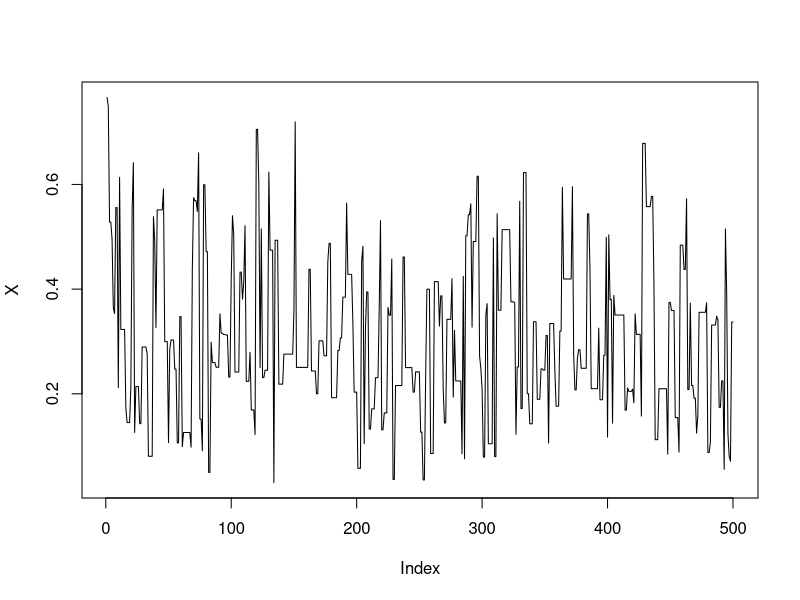
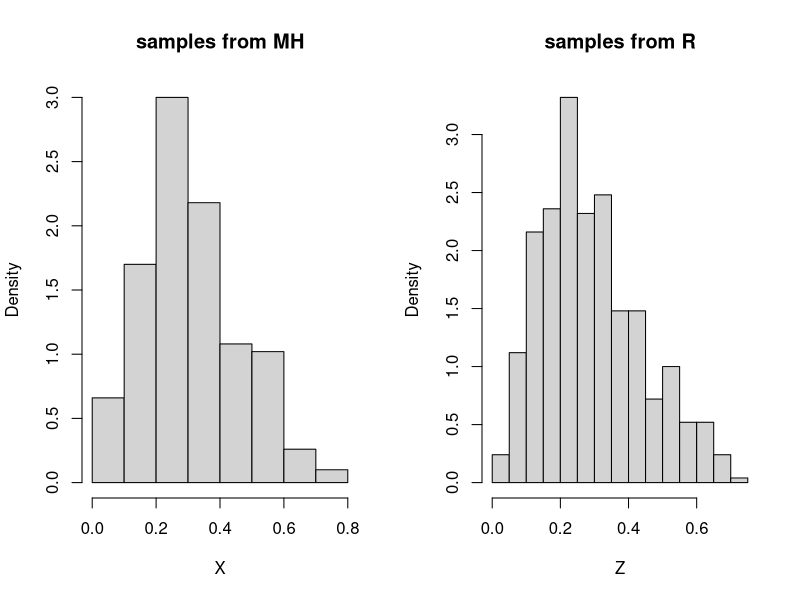
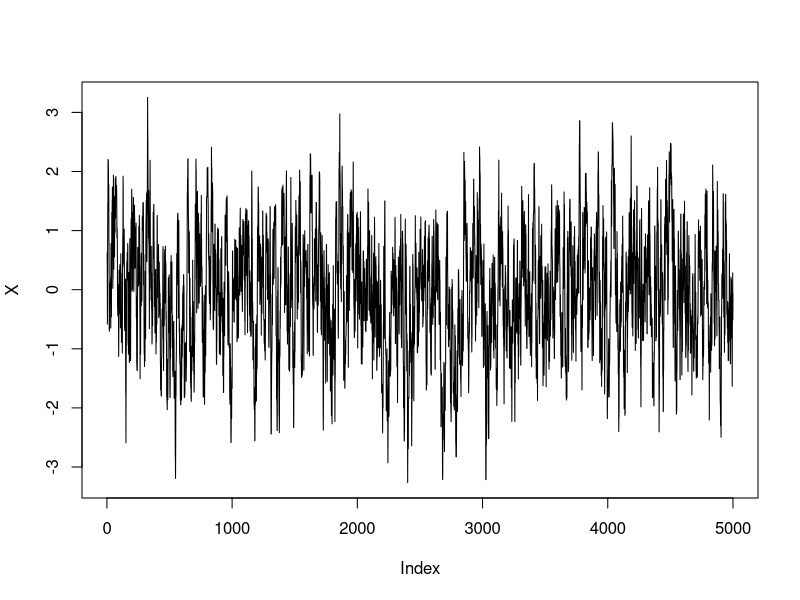
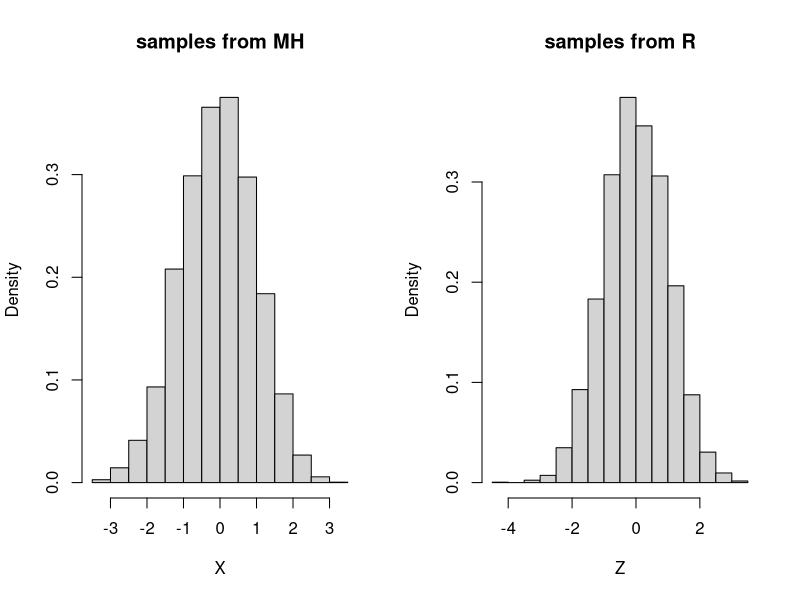
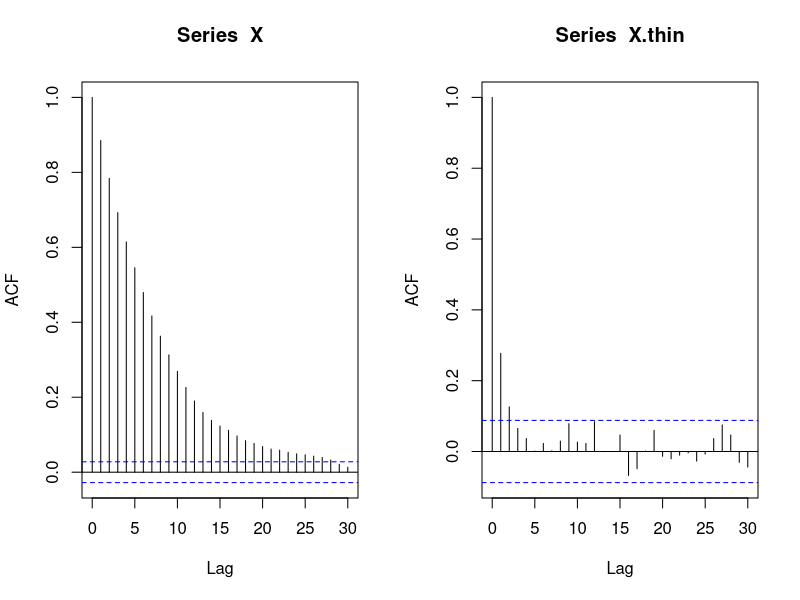
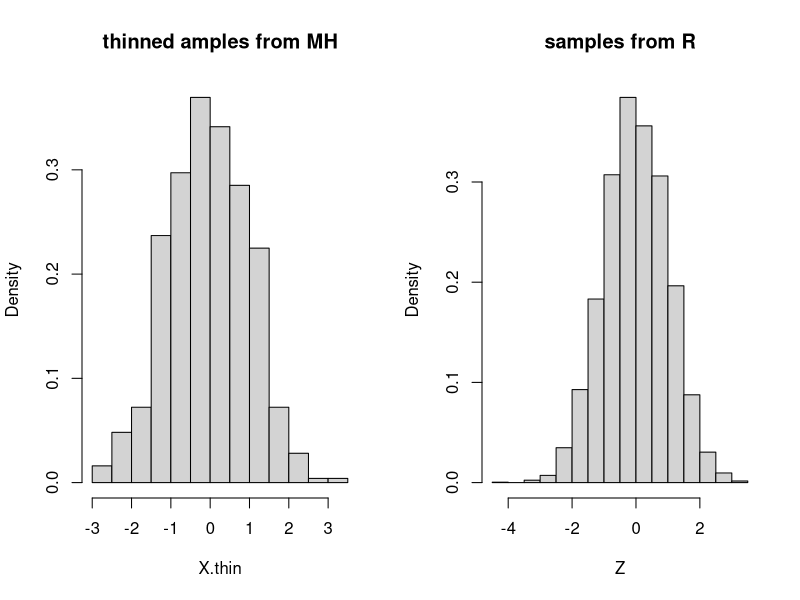
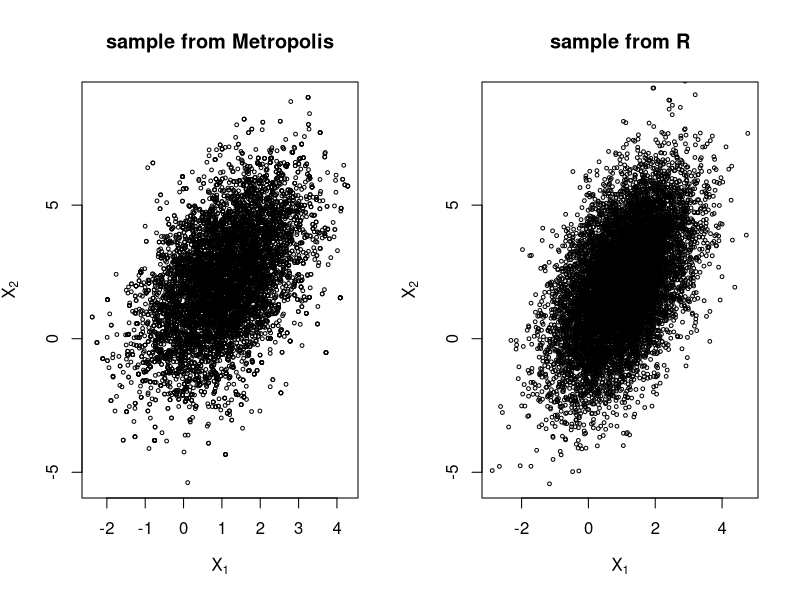
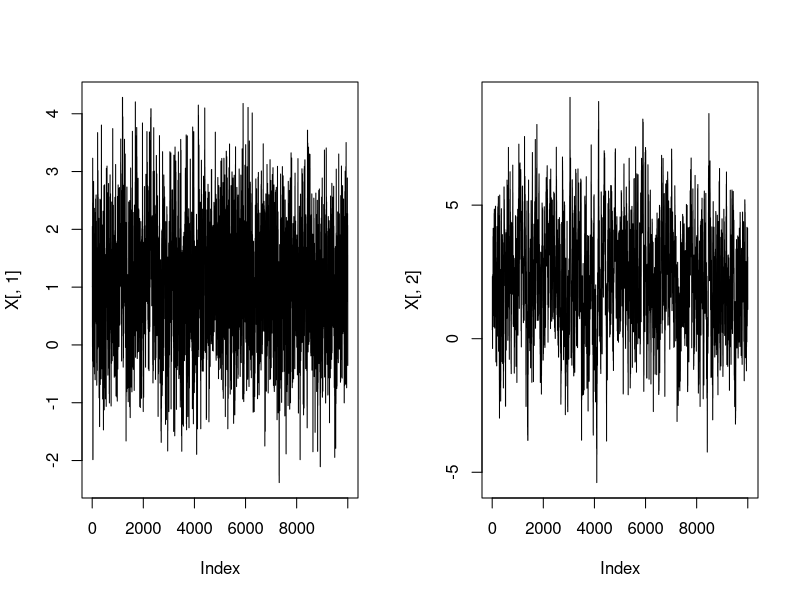

Source code (R) for these figures, in order:

#############
# Example: simulate a beta distribution (R.C. example 6.1)
#############
a=2.7; b=6.3
Nsim=500
X=rep(runif(1),Nsim) # initialize the chain
for (i in 2:Nsim){
  Y=runif(1)
  r=dbeta(Y,a,b)/dbeta(X[i-1],a,b)
  X[i]=X[i-1] + (Y-X[i-1])*(runif(1)<r)
}

par(mfrow=c(1,1)) 
plot(X,type="l") #trace plot

Z<-rbeta(Nsim,2.6,6.3)
par(mfrow=c(1,2)) #plots
hist(X,freq=F,main="samples from MH")
hist(Z,freq=F,main="samples from R")

#############
# Example: simulate a N(0,1) distribution using Metropolis (R.C. example 6.4)
############
Nsim=5000
X=rep(runif(1),Nsim) # initialize the chain
delta=1 #try 1, 10
for (i in 2:Nsim){
  e=runif(1,min=-delta,max=delta)
  Y=X[i-1]+e
  r=exp((1/2)*(X[i-1]^2-Y^2))
  X[i]=X[i-1] + (Y-X[i-1])*(runif(1)<r)
}

par(mfrow=c(1,1)) 
plot(X,type="l") #trace plot

Z<-rnorm(Nsim)
par(mfrow=c(1,2)) #plots
hist(X,freq=F,main="samples from MH")
hist(Z,freq=F,main="samples from R")

# plot auto-correlation function 
acf(X,lag.max=30)

# thinning
X.thin<-X[seq(25,Nsim,by=10)]
acf(X.thin,lag.max=30)

par(mfrow=c(1,2)) #plots
hist(X.thin,freq=F,main="thinned amples from MH")
hist(Z,freq=F,main="samples from R")

#################
# Example: simulate a bivariate normal using Metropolis (joint update)
#################
# object bivariate density function up to a multiplicative constant
p.star <- function(x, mu, Sigma){
  exp(- 0.5 * (x - mu) %*% solve(Sigma) %*% (x - mu))
}
mu <- c(1, 2)
Sigma <- c(1, 1, 1, 4)
Sigma <- matrix(Sigma, 2, 2)
Sigma
#use a bivariate-rectangular proposal distribution centered at the preceding value xi−1
#with half-extent d = 2 in the direction of the coordinate x1 and d = 2 in the direction of x2.

N <- 10000 # draws
x.current <- c(0, 0) # x_0
X<- matrix(0, N, 2) # to hold sampled values
d<-2

rbvunif <- function(mu, delta){
  u1 <- runif(1, mu[1] - d, mu[1] + d)
  u2 <- runif(1, mu[2] - d, mu[2] + d)
  c(u1, u2)
}

for (i in 1:N){
  x.proposed <- rbvunif(mu=x.current, delta=delta) # proposal
  r <- p.star(x.proposed, mu, Sigma) / p.star(x.current, mu, Sigma) 
  if (r >= 1 || runif(1) <= r) {
    X[i, ] <- x.proposed
    x.current <- x.proposed
  }
  else {
    X[i, ] <- x.current
  }
}

# compare sample statistics to parameters
colMeans(X)
cov(X)

library(MASS)
Z<-mvrnorm(n = N, mu, Sigma, tol = 1e-6, empirical = FALSE)

par(mfrow=c(1,2)) 
plot(X, main="sample from Metropolis", cex=.5, xlab=bquote(X[1]), ylab=bquote(X[2]), ylim=range(X[,2]))
plot(Z, main="sample from R", cex=.5, xlab=bquote(X[1]), ylab=bquote(X[2]), ylim=range(X[,2]))

# burn-in and/or thinning may be used as well.

par(mfrow=c(1,2)) 
plot(X[,1],type="l")
plot(X[,2],type="l") 

# ACF can be plotted for each coordinate

#################
# Example: simulate a bivariate normal using Metropolis (blockwise update)
#################
# object bivariate density function up to a multiplicative constant
p.star <- function(x, mu, Sigma){
  exp(- 0.5 * (x - mu) %*% solve(Sigma) %*% (x - mu))
}
mu <- c(1, 2)
Sigma <- c(1, 1, 1, 4)
Sigma <- matrix(Sigma, 2, 2)
#use a bivariate-rectangular proposal distribution centered at the preceding value xi−1
#with half-extent d1 = 2 in the direction of the coordinate x1 and d2 = 4 in the direction of x2.

N <- 10000 # draws
x.current <- c(0, 0) # x_0
X<- matrix(0, N, 2) # to hold sampled values
d1<-2
d2<-4

for (i in 1:N){
  #update first component x1
  x1.proposed <- x.current[1]+runif(1,min=-d1,max=d1)
  x.proposed<-c(x1.proposed,x.current[2])
  r <- p.star(x.proposed, mu, Sigma) / p.star(x.current, mu, Sigma) 
  if (r >= 1 || runif(1) <= r) {
    X[i,1] <- x1.proposed
    x.current[1]<- x1.proposed
  }
  else {
    X[i,1] <- x.current[1]
  }
  
  #update second component x2
  x2.proposed <- x.current[2]+runif(1,min=-d2,max=d2)
  x.proposed<-c(x.current[1],x2.proposed)
  r <- p.star(x.proposed, mu, Sigma) / p.star(x.current, mu, Sigma) 
  if (r >= 1 || runif(1) <= r) {
    X[i,2] <- x2.proposed
    x.current[2]<- x2.proposed
  }
  else {
    X[i,2] <- x.current[2]
  }
  
}

# compare sample statistics to parameters
colMeans(X)
cov(X)

library(MASS)
Z<-mvrnorm(n = N, mu, Sigma, tol = 1e-6, empirical = FALSE)

par(mfrow=c(1,2)) 
plot(X, main="sample from Metropolis", cex=.5, xlab=bquote(X[1]), ylab=bquote(X[2]), ylim=range(X[,2]))
plot(Z, main="sample from R", cex=.5, xlab=bquote(X[1]), ylab=bquote(X[2]), ylim=range(X[,2]))